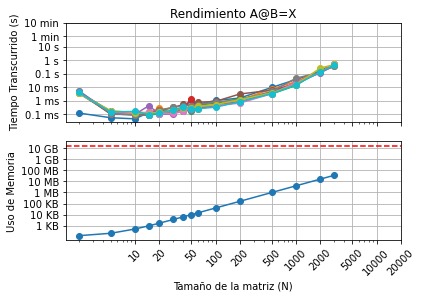

The Python source for this figure:
# -*- coding: utf-8 -*-
"""
Created on Mon Aug 10 10:15:34 2020

@author: Ale
"""

from time import perf_counter
import matplotlib.pyplot as plt
import sys
from numpy import zeros, float32
import numpy as np


from scipy import linalg

def matriz_laplaciana(N, dtype=float32):
    
    Matrizlp = zeros((N,N), dtype=np.single)
    
    for i in range (N):
        
        for j in range (N):
            
            if i==j:
                Matrizlp[i,j]=2
                
            if i+1==j:
                Matrizlp[i,j]=-1
                
            if i-1==j:
                Matrizlp[i,j]=-1
                
    return Matrizlp

Tamañodelamatriz = [2,5,10,15,20,30,40,50,60,100,200,500,1000,2000,3000]
    
dt = []
memoria = []
    
Cantidadcorridas = 10


for numerocorrida in range(Cantidadcorridas):
    
    corrida = open(f"Corrida{numerocorrida}.txt","w")
    
    for N in Tamañodelamatriz:
        
         a=matriz_laplaciana(N,dtype=float32)

         t1 = perf_counter()
    
         X = linalg.inv(a,overwrite_a=False)

         t2 = perf_counter()
    
         deltatiempo = t2 - t1
    
         memoria1 = (sys.getsizeof(a))
    
         print(f"Para un N = {N}")
    
         print(f"El tiempo entre ambos es {deltatiempo} s")
    
         print(f"La memoria utilizada es de {memoria1} bytes")
         print("--------------------------------------")
         
         dt.append(deltatiempo)
         memoria.append(memoria1)
         
         corrida.write(f"{N} {deltatiempo} {memoria1}\n")
         corrida.flush()

plt.figure()

plt.subplot(2,1,1)

x = [10,20,50,100,200,500,1000,2000,5000,10000,20000]    
y1 = [0.1e-3,1e-3,1e-2,0.1,1.,10.,60,60*10,]
yl = ["0.1 ms","1 ms","10 ms","0.1 s","1 s","10 s","1 min","10 min"]
y2 = [10**3,10**4,10**5,10**6,10**7,10**8,10**9,10**10,]
yt = ["1 KB","10 KB","100 KB","1 MB","10 MB","100 MB","1 GB","10 GB","100 GB"]

for i in range(Cantidadcorridas):
    
    memoriausada=[]
    tiempos = []
    archivos = (f"Corrida{i}.txt")
    apertura = open(archivos,'r')
    todas_las_lineas = apertura.readlines()
    
    for j in range(len(Tamañodelamatriz)):
        
        fila = []
        fila.append(todas_las_lineas[j])
        fila = fila[0].split(" ")
        tiempos.append(float(fila[1]))
        memoriausada.append(int(fila[2]))
        
    apertura.close()
    plt.loglog(Tamañodelamatriz,tiempos,"-o")


plt.xticks(x,[])
plt.yticks(y1,yl)
plt.grid(True) 
plt.ylabel("Tiempo Transcurrido (s)")
plt.title("Rendimiento A@B=X")   

plt.subplot(2,1,2)
plt.loglog(Tamañodelamatriz,memoriausada,"-o") 
plt.xticks(x,x,rotation=45)
plt.grid(True) 
plt.yticks(y2,yt)
plt.ylabel("Uso de Memoria")
plt.xlabel("Tamaño de la matriz (N)")
plt.axhline(y=16000000000, xmin=0.001, xmax=0.9999,color="red",ls="--")

plt.show()
